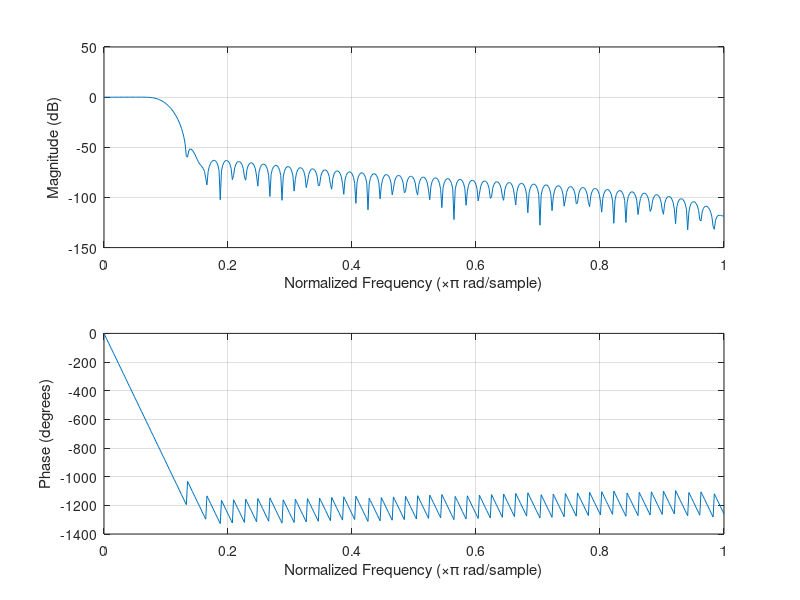
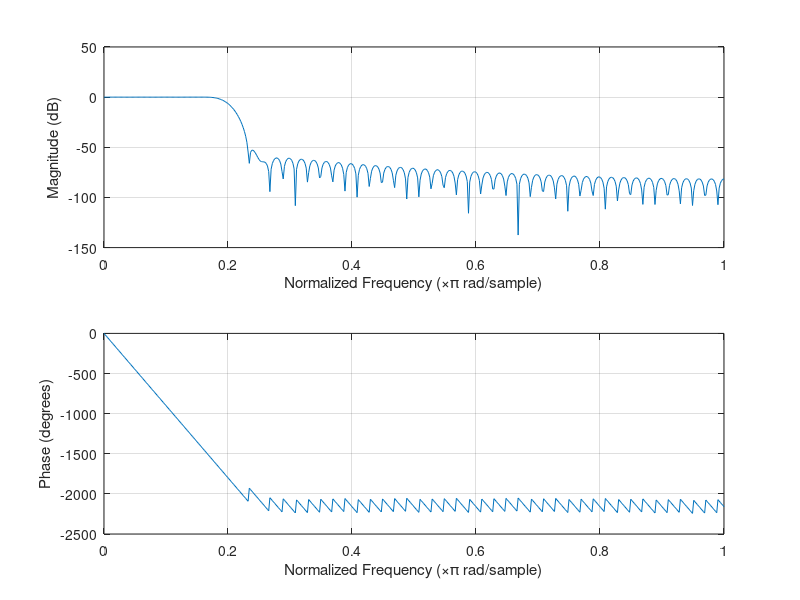
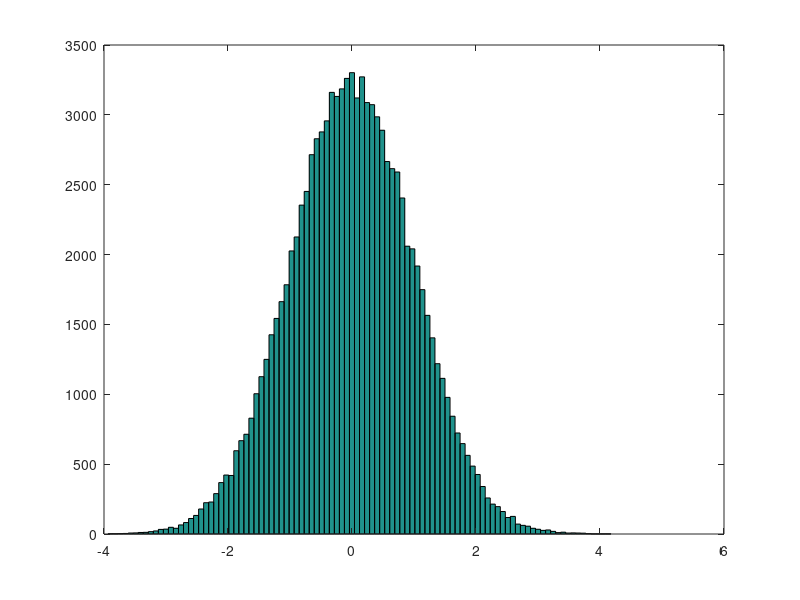
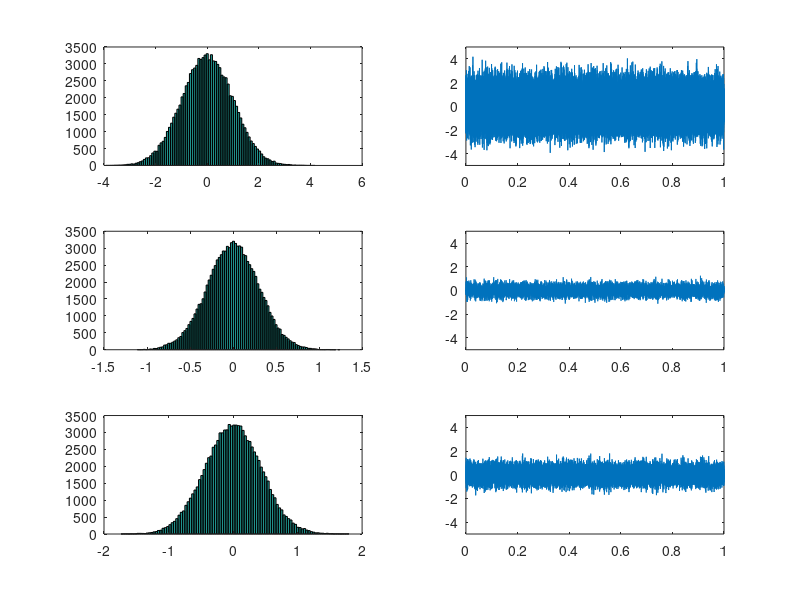

Reproduce these figures in MATLAB, in order.
clear all
close all
clc
%%
fs = 100e3; % freq de amostragem
ts = 1/fs;
fc1 = 5e3; % freq de corte do filtro 1
fc2 = 10e3; % freq de corte do filtro 2
n = 100; % ordem do filtro
t = [0:ts:1-ts];

filt1 = fir1(n,(fc1*2)/fs)'; %frequencia de corte normalizado fazendo duas vezes a freq de corte
% fcut eh um vetor
%filtroPF = fir1(n, [f_pass1*2 f_pass2*2]/fa]) % f_pass1 freq que iniciao a passagem f_pass2 freq que encerra
figure(1)
freqz(filt1)

filt2 = fir1(n,(fc2*2)/fs)';
figure(2)
freqz(filt2)

ruido = randn(1, 1e5);
figure(3)
hist(ruido, 1e2)


% fun?ao filter que faz a convo?icao no tempo e multiplicacao na freq
y_1 = conv(ruido, filt1);
y_2 = conv(ruido, filt2);

figure(4)
subplot(321)
hist(ruido, 100)
%xlim([-6 6])
subplot(323)
hist(y_1, 100)
%xlim([-6 6])
subplot(325)
hist(y_2, 100)
%xlim([-6 6])] %limitando a potencia do sinal

figure(4)
subplot(322)
plot(t, ruido)
ylim([-5 5])
subplot(324)
plot(t, y_1(1:end-100))
ylim([-5 5])
subplot(326)
plot(t, y_2(1:end-100))
ylim([-5 5])

Y_f = fft(y_2);
figure(5)
f = -fs/2:1:fs/2-1;
plot(f, Y_f(1:end-100))